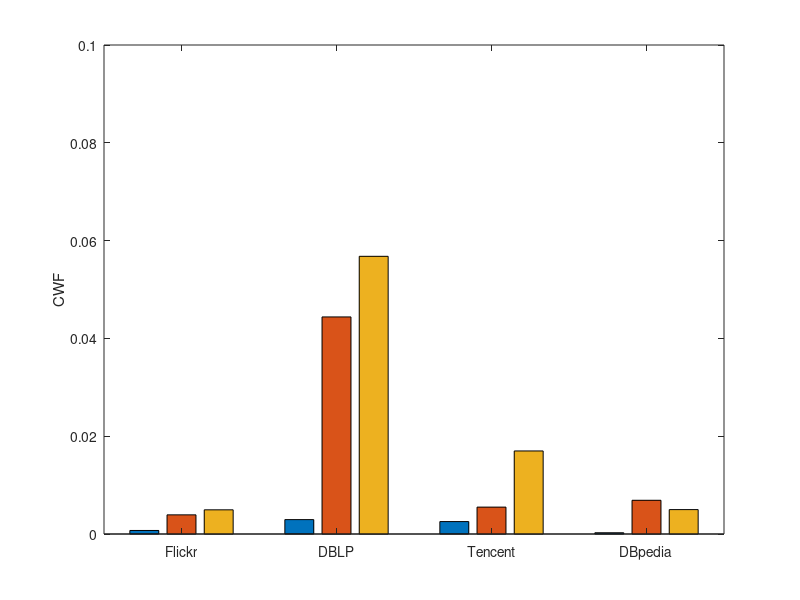

MATLAB code for this plot: (Note: this script raises an error after producing the figure.)
set(gcf,'color',[1, 1, 1]);
set(gcf,'unit','centimeters','position',[10 5 9 6]);

y=[7.23E-04	0.003918837	0.004946323;
0.002944432	0.044391757	0.056787164;
0.002542475	0.00549872	0.016983534;
2.58E-04	0.00689637	0.004990481];

b=bar(y);

ylabel('CWF');

axis([0.5 4.5 0.0 0.1]);

set(gca, 'xtick', 1:4, 'XTickLabel', {'Flickr','DBLP','Tencent','DBpedia'});
leg=legend('Global','Local','Dec', 1);
set(leg,'edgecolor','white');

set(gca, 'FontSize', 12);
set(get(gca, 'XLabel'), 'FontSize',12);
set(get(gca, 'YLabel'), 'FontSize',12);
set(findall(gcf,'type','line'),'linewidth',1.5);
set(gca, 'LineWidth', 1.5);
applyhatch(gcf,'\x/') ;
